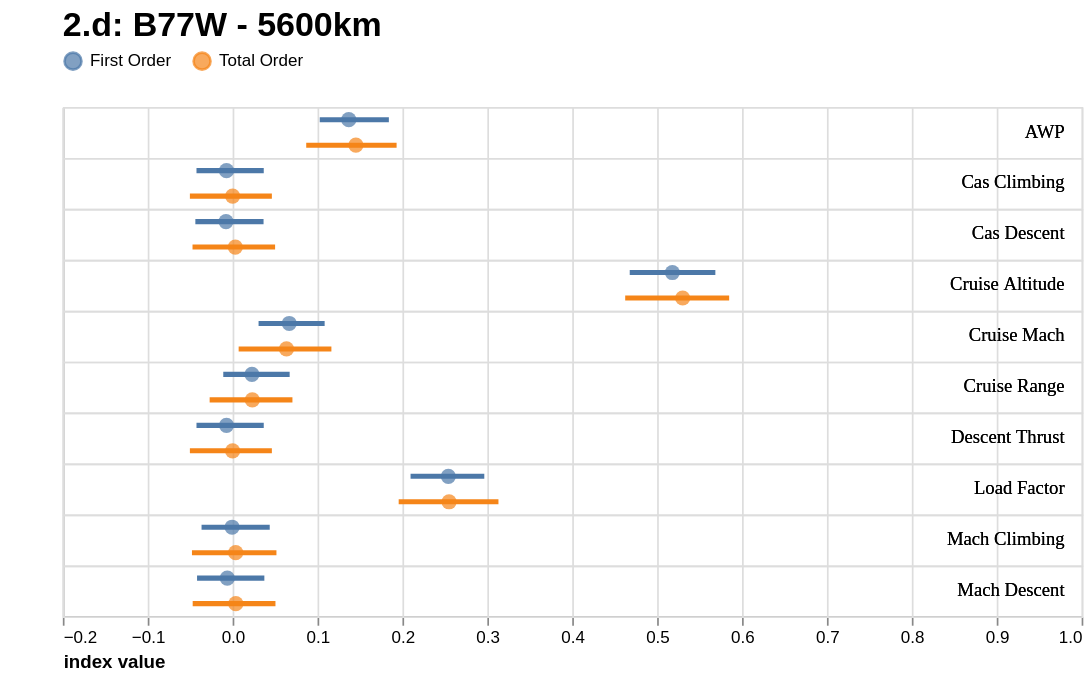

Notebook source saved alongside this figure:
### Code cell
import altair as alt

points_1 = list(sensitivityAnalysis.getFirstOrderIndices())
points_t = list(sensitivityAnalysis.getTotalOrderIndices())
points = points_1 + points_t
lower_bound_1 = list(sensitivityAnalysis.getFirstOrderIndicesInterval().getLowerBound())
lower_bound_t = list(sensitivityAnalysis.getTotalOrderIndicesInterval().getLowerBound())
lower_bound = lower_bound_1 + lower_bound_t
upper_bound_1 = list(sensitivityAnalysis.getFirstOrderIndicesInterval().getUpperBound())
upper_bound_t = list(sensitivityAnalysis.getTotalOrderIndicesInterval().getUpperBound())
upper_bound = upper_bound_1 + upper_bound_t
names = list(distribution.getDescription()) * 2
cat = ["First Order"] * len(points_1) + ["Total Order"] * len(points_1)


source = pd.DataFrame(
    {
        "points": points,
        "lower_bound": lower_bound,
        "upper_bound": upper_bound,
        "names": names,
        "cat": cat,
    }
)

# the base chart
base = alt.Chart(source)

means = (
    base.mark_circle(size=80)
    .encode(
        alt.X("points").scale(domain=(-0.15, 1)),
        alt.Y("cat", title=None),
        # alt.Row("names"),
        alt.Color("cat", title=f"2.d: {ac_type} - 5600km")
        # yOffset="cat:N",
    )
    .properties(width=600, height=30)
)

errorbars = base.mark_errorbar(thickness=3).encode(
    alt.X("lower_bound", title="index value"),
    alt.X2("upper_bound"),
    alt.Y("cat"),
    # alt.Row("names"),
    alt.Color("cat")
    # y=alt.Y("names"),
    # yOffset="cat:N",
    # color=alt.value("#4682b4"),
)
names = base.mark_text(align="right").encode(alt.Text("names"), x=alt.value(590))

chart = (
    (means + errorbars + names)
    .facet(row="names")
    .configure_axisY(labelFontSize=0, tickSize=0)
    .configure_axisX(titleAnchor="start")
    .configure_header(titleFontSize=0, labelAngle=0, labelFontSize=0)
    .configure_legend(orient="top", titleFontSize=20, titleLimit=2000)
    .configure_facet(spacing=0)
    .configure_text(font="Calibri")
    .properties(bounds="flush")
)
chart

### Figure 1 — Vega-Lite specification as saved in the notebook (floating-point values rounded to 4 significant figures)
{"config": {"view": {"continuousWidth": 300, "continuousHeight": 300}, "axisX": {"titleAnchor": "start"}, "axisY": {"labelFontSize": 0, "tickSize": 0}, "facet": {"spacing": 0}, "header": {"labelAngle": 0, "labelFontSize": 0, "titleFontSize": 0}, "legend": {"orient": "top", "titleFontSize": 20, "titleLimit": 2000}, "text": {"font": "Calibri"}}, "data": {"name": "data-dfae293df167c04d3241362449192b7e"}, "facet": {"row": {"field": "names", "type": "nominal"}}, "spec": {"layer": [{"mark": {"type": "circle", "size": 80}, "encoding": {"color": {"field": "cat", "title": "2.d: B77W - 5600km", "type": "nominal"}, "x": {"field": "points", "scale": {"domain": [-0.15, 1]}, "type": "quantitative"}, "y": {"field": "cat", "title": null, "type": "nominal"}}}, {"mark": {"type": "errorbar", "thickness": 3}, "encoding": {"color": {"field": "cat", "type": "nominal"}, "x": {"field": "lower_bound", "title": "index value", "type": "quantitative"}, "x2": {"field": "upper_bound"}, "y": {"field": "cat", "type": "nominal"}}}, {"mark": {"type": "text", "align": "right"}, "encoding": {"text": {"field": "names", "type": "nominal"}, "x": {"value": 590}}}], "height": 30, "width": 600}, "bounds": "flush", "$schema": "https://vega.github.io/schema/vega-lite/v5.16.3.json", "datasets": {"data-dfae293df167c04d3241362449192b7e": [{"points": 0.2541, "lower_bound": 0.2096, "upper_bound": 0.2964, "names": "Load Factor", "cat": "First Order"}, {"points": 0.1368, "lower_bound": 0.1026, "upper_bound": 0.184, "names": "AWP", "cat": "First Order"}, {"points": -0.007214, "lower_bound": -0.04257, "upper_bound": 0.03666, "names": "Descent Thrust", "cat": "First Order"}, {"points": -0.007214, "lower_bound": -0.04257, "upper_bound": 0.03666, "names": "Cas Climbing", "cat": "First Order"}, {"points": -0.0006176, "lower_bound": -0.0366, "upper_bound": 0.0437, "names": "Mach Climbing", "cat": "First Order"}, {"points": -0.007808, "lower_bound": -0.04389, "upper_bound": 0.03643, "names": "Cas Descent", "cat": "First Order"}, {"points": -0.006276, "lower_bound": -0.0419, "upper_bound": 0.03737, "names": "Mach Descent", "cat": "First Order"}, {"points": 0.02276, "lower_bound": -0.01102, "upper_bound": 0.06718, "names": "Cruise Range", "cat": "First Order"}, {"points": 0.5179, "lower_bound": 0.4677, "upper_bound": 0.5686, "names": "Cruise Altitude", "cat": "First Order"}, {"points": 0.06669, "lower_bound": 0.03056, "upper_bound": 0.1084, "names": "Cruise Mach", "cat": "First Order"}, {"points": 0.2549, "lower_bound": 0.1956, "upper_bound": 0.3131, "names": "Load Factor", "cat": "Total Order"}, {"points": 0.1452, "lower_bound": 0.08669, "upper_bound": 0.1931, "names": "AWP", "cat": "Total Order"}, {"points": -1.741e-11, "lower_bound": -0.05034, "upper_bound": 0.04622, "names": "Descent Thrust", "cat": "Total Order"}, {"points": -1.741e-11, "lower_bound": -0.05034, "upper_bound": 0.04622, "names": "Cas Climbing", "cat": "Total Order"}, {"points": 0.003606, "lower_bound": -0.0479, "upper_bound": 0.05161, "names": "Mach Climbing", "cat": "Total Order"}, {"points": 0.003145, "lower_bound": -0.04724, "upper_bound": 0.05003, "names": "Cas Descent", "cat": "Total Order"}, {"points": 0.003738, "lower_bound": -0.04704, "upper_bound": 0.05045, "names": "Mach Descent", "cat": "Total Order"}, {"points": 0.02319, "lower_bound": -0.02707, "upper_bound": 0.07044, "names": "Cruise Range", "cat": "Total Order"}, {"points": 0.5301, "lower_bound": 0.4624, "upper_bound": 0.5849, "names": "Cruise Altitude", "cat": "Total Order"}, {"points": 0.06344, "lower_bound": 0.007095, "upper_bound": 0.1163, "names": "Cruise Mach", "cat": "Total Order"}]}}
